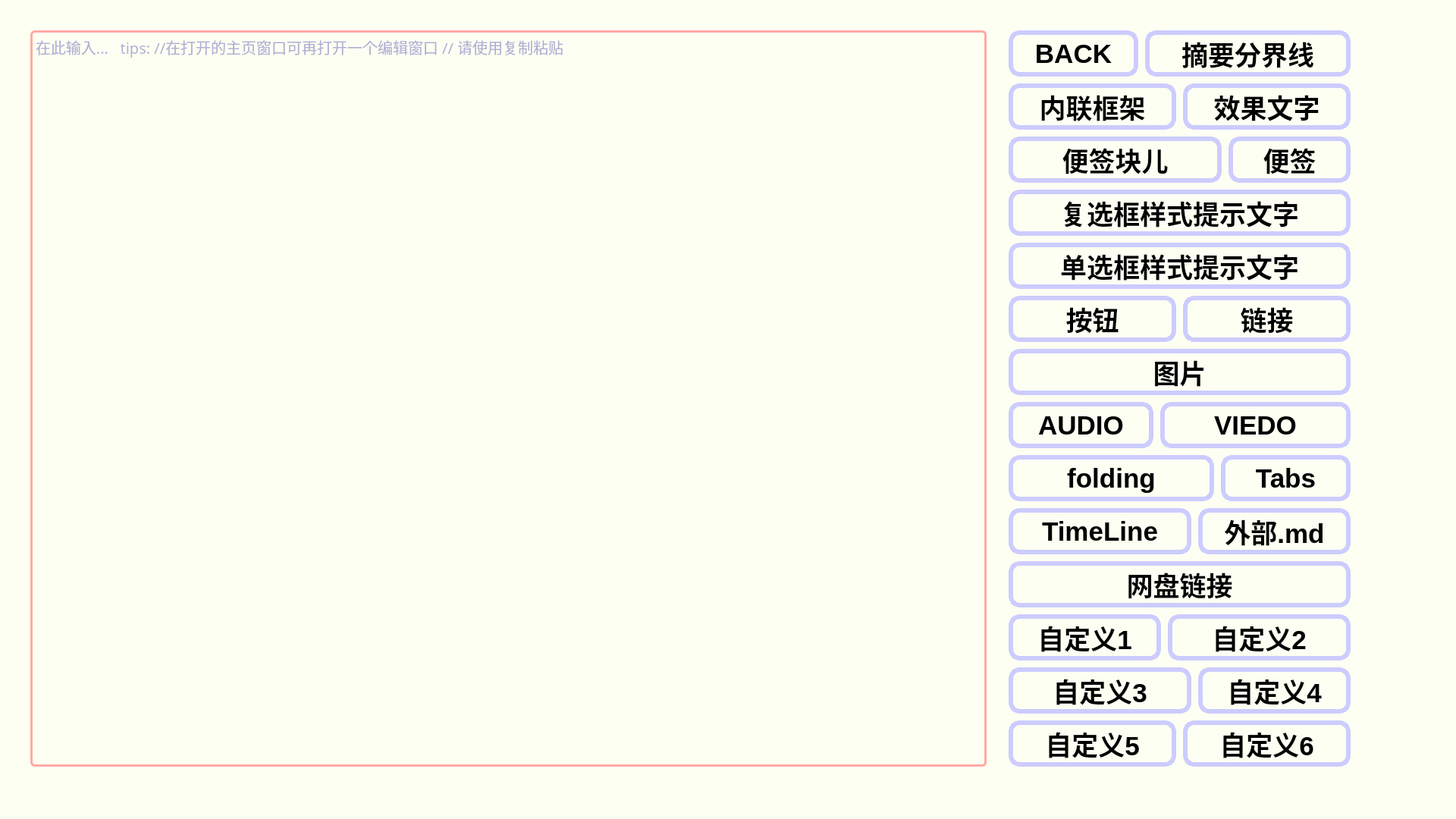
<?xml version="1.0" encoding="UTF-8"?>
<ui version="4.0">
 <class>edit_w</class>
 <widget class="QWidget" name="edit_w">
  <property name="geometry">
   <rect>
    <x>0</x>
    <y>0</y>
    <width>1920</width>
    <height>1080</height>
   </rect>
  </property>
  <property name="palette">
   <palette>
    <active>
     <colorrole role="Base">
      <brush brushstyle="SolidPattern">
       <color alpha="255">
        <red>255</red>
        <green>255</green>
        <blue>255</blue>
       </color>
      </brush>
     </colorrole>
     <colorrole role="Window">
      <brush brushstyle="SolidPattern">
       <color alpha="255">
        <red>254</red>
        <green>255</green>
        <blue>243</blue>
       </color>
      </brush>
     </colorrole>
    </active>
    <inactive>
     <colorrole role="Base">
      <brush brushstyle="SolidPattern">
       <color alpha="255">
        <red>255</red>
        <green>255</green>
        <blue>255</blue>
       </color>
      </brush>
     </colorrole>
     <colorrole role="Window">
      <brush brushstyle="SolidPattern">
       <color alpha="255">
        <red>254</red>
        <green>255</green>
        <blue>243</blue>
       </color>
      </brush>
     </colorrole>
    </inactive>
    <disabled>
     <colorrole role="Base">
      <brush brushstyle="SolidPattern">
       <color alpha="255">
        <red>254</red>
        <green>255</green>
        <blue>243</blue>
       </color>
      </brush>
     </colorrole>
     <colorrole role="Window">
      <brush brushstyle="SolidPattern">
       <color alpha="255">
        <red>254</red>
        <green>255</green>
        <blue>243</blue>
       </color>
      </brush>
     </colorrole>
    </disabled>
   </palette>
  </property>
  <property name="windowTitle">
   <string>Form</string>
  </property>
  <widget class="QTextEdit" name="textEdit">
   <property name="geometry">
    <rect>
     <x>40</x>
     <y>40</y>
     <width>1261</width>
     <height>971</height>
    </rect>
   </property>
   <property name="font">
    <font>
     <family>Fira Code</family>
     <pointsize>15</pointsize>
    </font>
   </property>
   <property name="styleSheet">
    <string notr="true"> font-family: Fira Code;
font-size: 15pt;
border: 3px solid #ffaaa5;
border-radius: 6px;
color: #5e63b6;
background: transparent;
selection-background-color: #a393eb;</string>
   </property>
   <property name="acceptRichText">
    <bool>false</bool>
   </property>
   <property name="placeholderText">
    <string>在此输入...   tips: //在打开的主页窗口可再打开一个编辑窗口 // 请使用复制粘贴</string>
   </property>
  </widget>
  <widget class="QPushButton" name="summary_btn">
   <property name="geometry">
    <rect>
     <x>1510</x>
     <y>40</y>
     <width>271</width>
     <height>61</height>
    </rect>
   </property>
   <property name="font">
    <font>
     <pointsize>-1</pointsize>
     <weight>75</weight>
     <bold>true</bold>
    </font>
   </property>
   <property name="cursor">
    <cursorShape>PointingHandCursor</cursorShape>
   </property>
   <property name="whatsThis">
    <string/>
   </property>
   <property name="layoutDirection">
    <enum>Qt::LeftToRight</enum>
   </property>
   <property name="styleSheet">
    <string notr="true">#summary_btn
{
	font-weight:bold;
    border-radius: 15px;
    font-size: 35px;
    color: black;
	border:6px solid #CCCCFF;
}

#summary_btn:hover {
    font-size: 45px;
    color: #CCCCFF;
}

#summary_btn:pressed {
	color:black;
    background:#CCCCFF; /* 按下颜色 */
	border:6px solid black;
}</string>
   </property>
   <property name="text">
    <string>摘要分界线</string>
   </property>
  </widget>
  <widget class="QPushButton" name="text_style_btn">
   <property name="geometry">
    <rect>
     <x>1560</x>
     <y>110</y>
     <width>221</width>
     <height>61</height>
    </rect>
   </property>
   <property name="font">
    <font>
     <pointsize>-1</pointsize>
     <weight>75</weight>
     <bold>true</bold>
    </font>
   </property>
   <property name="cursor">
    <cursorShape>PointingHandCursor</cursorShape>
   </property>
   <property name="whatsThis">
    <string/>
   </property>
   <property name="layoutDirection">
    <enum>Qt::LeftToRight</enum>
   </property>
   <property name="styleSheet">
    <string notr="true">#text_style_btn
{
	font-weight:bold;
    border-radius: 15px;
    font-size: 35px;
    color: black;
	border:6px solid #CCCCFF;
}

#text_style_btn:hover {
    font-size: 45px;
    color: #CCCCFF;
}

#text_style_btn:pressed {
	color:black;
    background:#CCCCFF; /* 按下颜色 */
	border:6px solid black;
}</string>
   </property>
   <property name="text">
    <string>效果文字</string>
   </property>
  </widget>
  <widget class="QPushButton" name="back_btn">
   <property name="geometry">
    <rect>
     <x>1330</x>
     <y>40</y>
     <width>171</width>
     <height>61</height>
    </rect>
   </property>
   <property name="font">
    <font>
     <pointsize>-1</pointsize>
     <weight>75</weight>
     <bold>true</bold>
    </font>
   </property>
   <property name="cursor">
    <cursorShape>PointingHandCursor</cursorShape>
   </property>
   <property name="whatsThis">
    <string/>
   </property>
   <property name="layoutDirection">
    <enum>Qt::LeftToRight</enum>
   </property>
   <property name="styleSheet">
    <string notr="true">#back_btn
{
	font-weight:bold;
    border-radius: 15px;
    font-size: 35px;
    color: black;
	border:6px solid #CCCCFF;
}

#back_btn:hover {
    font-size: 45px;
    color: #CCCCFF;
}

#back_btn:pressed {
	color:black;
    background:#CCCCFF; /* 按下颜色 */
	border:6px solid black;
}</string>
   </property>
   <property name="text">
    <string>BACK</string>
   </property>
  </widget>
  <widget class="QPushButton" name="url_btn">
   <property name="geometry">
    <rect>
     <x>1560</x>
     <y>390</y>
     <width>221</width>
     <height>61</height>
    </rect>
   </property>
   <property name="font">
    <font>
     <pointsize>-1</pointsize>
     <weight>75</weight>
     <bold>true</bold>
    </font>
   </property>
   <property name="cursor">
    <cursorShape>PointingHandCursor</cursorShape>
   </property>
   <property name="whatsThis">
    <string/>
   </property>
   <property name="layoutDirection">
    <enum>Qt::LeftToRight</enum>
   </property>
   <property name="styleSheet">
    <string notr="true">#url_btn
{
	font-weight:bold;
    border-radius: 15px;
    font-size: 35px;
    color: black;
	border:6px solid #CCCCFF;
}

#url_btn:hover {
    font-size: 45px;
    color: #CCCCFF;
}

#url_btn:pressed {
	color:black;
    background:#CCCCFF; /* 按下颜色 */
	border:6px solid black;
}</string>
   </property>
   <property name="text">
    <string>链接</string>
   </property>
  </widget>
  <widget class="QPushButton" name="img_btn">
   <property name="geometry">
    <rect>
     <x>1330</x>
     <y>460</y>
     <width>451</width>
     <height>61</height>
    </rect>
   </property>
   <property name="font">
    <font>
     <pointsize>-1</pointsize>
     <weight>75</weight>
     <bold>true</bold>
    </font>
   </property>
   <property name="cursor">
    <cursorShape>PointingHandCursor</cursorShape>
   </property>
   <property name="whatsThis">
    <string/>
   </property>
   <property name="layoutDirection">
    <enum>Qt::LeftToRight</enum>
   </property>
   <property name="styleSheet">
    <string notr="true">#img_btn
{
	font-weight:bold;
    border-radius: 15px;
    font-size: 35px;
    color: black;
	border:6px solid #CCCCFF;
}

#img_btn:hover {
    font-size: 45px;
    color: #CCCCFF;
}

#img_btn:pressed {
	color:black;
    background:#CCCCFF; /* 按下颜色 */
	border:6px solid black;
}</string>
   </property>
   <property name="text">
    <string>图片</string>
   </property>
  </widget>
  <widget class="QPushButton" name="frame_btn">
   <property name="geometry">
    <rect>
     <x>1330</x>
     <y>110</y>
     <width>221</width>
     <height>61</height>
    </rect>
   </property>
   <property name="font">
    <font>
     <pointsize>-1</pointsize>
     <weight>75</weight>
     <bold>true</bold>
    </font>
   </property>
   <property name="cursor">
    <cursorShape>PointingHandCursor</cursorShape>
   </property>
   <property name="whatsThis">
    <string/>
   </property>
   <property name="layoutDirection">
    <enum>Qt::LeftToRight</enum>
   </property>
   <property name="styleSheet">
    <string notr="true">#frame_btn
{
	font-weight:bold;
    border-radius: 15px;
    font-size: 35px;
    color: black;
	border:6px solid #CCCCFF;
}

#frame_btn:hover {
    font-size: 45px;
    color: #CCCCFF;
}

#frame_btn:pressed {
	color:black;
    background:#CCCCFF; /* 按下颜色 */
	border:6px solid black;
}</string>
   </property>
   <property name="text">
    <string>内联框架</string>
   </property>
  </widget>
  <widget class="QPushButton" name="note_btn">
   <property name="geometry">
    <rect>
     <x>1620</x>
     <y>180</y>
     <width>161</width>
     <height>61</height>
    </rect>
   </property>
   <property name="font">
    <font>
     <pointsize>-1</pointsize>
     <weight>75</weight>
     <bold>true</bold>
    </font>
   </property>
   <property name="cursor">
    <cursorShape>PointingHandCursor</cursorShape>
   </property>
   <property name="whatsThis">
    <string/>
   </property>
   <property name="layoutDirection">
    <enum>Qt::LeftToRight</enum>
   </property>
   <property name="styleSheet">
    <string notr="true">#note_btn
{
	font-weight:bold;
    border-radius: 15px;
    font-size: 35px;
    color: black;
	border:6px solid #CCCCFF;
}

#note_btn:hover {
    font-size: 45px;
    color: #CCCCFF;
}

#note_btn:pressed {
	color:black;
    background:#CCCCFF; /* 按下颜色 */
	border:6px solid black;
}</string>
   </property>
   <property name="text">
    <string>便签</string>
   </property>
  </widget>
  <widget class="QPushButton" name="check_box_btn">
   <property name="geometry">
    <rect>
     <x>1330</x>
     <y>250</y>
     <width>451</width>
     <height>61</height>
    </rect>
   </property>
   <property name="font">
    <font>
     <pointsize>-1</pointsize>
     <weight>75</weight>
     <bold>true</bold>
    </font>
   </property>
   <property name="cursor">
    <cursorShape>PointingHandCursor</cursorShape>
   </property>
   <property name="whatsThis">
    <string/>
   </property>
   <property name="layoutDirection">
    <enum>Qt::LeftToRight</enum>
   </property>
   <property name="styleSheet">
    <string notr="true">#check_box_btn
{
	font-weight:bold;
    border-radius: 15px;
    font-size: 35px;
    color: black;
	border:6px solid #CCCCFF;
}

#check_box_btn:hover {
    font-size: 45px;
    color: #CCCCFF;
}

#check_box_btn:pressed {
	color:black;
    background:#CCCCFF; /* 按下颜色 */
	border:6px solid black;
}</string>
   </property>
   <property name="text">
    <string>复选框样式提示文字</string>
   </property>
  </widget>
  <widget class="QPushButton" name="ratio_btn">
   <property name="geometry">
    <rect>
     <x>1330</x>
     <y>320</y>
     <width>451</width>
     <height>61</height>
    </rect>
   </property>
   <property name="font">
    <font>
     <pointsize>-1</pointsize>
     <weight>75</weight>
     <bold>true</bold>
    </font>
   </property>
   <property name="cursor">
    <cursorShape>PointingHandCursor</cursorShape>
   </property>
   <property name="whatsThis">
    <string/>
   </property>
   <property name="layoutDirection">
    <enum>Qt::LeftToRight</enum>
   </property>
   <property name="styleSheet">
    <string notr="true">#ratio_btn
{
	font-weight:bold;
    border-radius: 15px;
    font-size: 35px;
    color: black;
	border:6px solid #CCCCFF;
}

#ratio_btn:hover {
    font-size: 45px;
    color: #CCCCFF;
}

#ratio_btn:pressed {
	color:black;
    background:#CCCCFF; /* 按下颜色 */
	border:6px solid black;
}</string>
   </property>
   <property name="text">
    <string>单选框样式提示文字</string>
   </property>
  </widget>
  <widget class="QPushButton" name="btn_btn">
   <property name="geometry">
    <rect>
     <x>1330</x>
     <y>390</y>
     <width>221</width>
     <height>61</height>
    </rect>
   </property>
   <property name="font">
    <font>
     <pointsize>-1</pointsize>
     <weight>75</weight>
     <bold>true</bold>
    </font>
   </property>
   <property name="cursor">
    <cursorShape>PointingHandCursor</cursorShape>
   </property>
   <property name="whatsThis">
    <string/>
   </property>
   <property name="layoutDirection">
    <enum>Qt::LeftToRight</enum>
   </property>
   <property name="styleSheet">
    <string notr="true">#btn_btn
{
	font-weight:bold;
    border-radius: 15px;
    font-size: 35px;
    color: black;
	border:6px solid #CCCCFF;
}

#btn_btn:hover {
    font-size: 45px;
    color: #CCCCFF;
}

#btn_btn:pressed {
	color:black;
    background:#CCCCFF; /* 按下颜色 */
	border:6px solid black;
}</string>
   </property>
   <property name="text">
    <string>按钮</string>
   </property>
  </widget>
  <widget class="QPushButton" name="audio_btn">
   <property name="geometry">
    <rect>
     <x>1330</x>
     <y>530</y>
     <width>191</width>
     <height>61</height>
    </rect>
   </property>
   <property name="font">
    <font>
     <pointsize>-1</pointsize>
     <weight>75</weight>
     <bold>true</bold>
    </font>
   </property>
   <property name="cursor">
    <cursorShape>PointingHandCursor</cursorShape>
   </property>
   <property name="whatsThis">
    <string/>
   </property>
   <property name="layoutDirection">
    <enum>Qt::LeftToRight</enum>
   </property>
   <property name="styleSheet">
    <string notr="true">#audio_btn
{
	font-weight:bold;
    border-radius: 15px;
    font-size: 35px;
    color: black;
	border:6px solid #CCCCFF;
}

#audio_btn:hover {
    font-size: 45px;
    color: #CCCCFF;
}

#audio_btn:pressed {
	color:black;
    background:#CCCCFF; /* 按下颜色 */
	border:6px solid black;
}</string>
   </property>
   <property name="text">
    <string>AUDIO</string>
   </property>
  </widget>
  <widget class="QPushButton" name="viedo_btn">
   <property name="geometry">
    <rect>
     <x>1530</x>
     <y>530</y>
     <width>251</width>
     <height>61</height>
    </rect>
   </property>
   <property name="font">
    <font>
     <pointsize>-1</pointsize>
     <weight>75</weight>
     <bold>true</bold>
    </font>
   </property>
   <property name="cursor">
    <cursorShape>PointingHandCursor</cursorShape>
   </property>
   <property name="whatsThis">
    <string/>
   </property>
   <property name="layoutDirection">
    <enum>Qt::LeftToRight</enum>
   </property>
   <property name="styleSheet">
    <string notr="true">#viedo_btn
{
	font-weight:bold;
    border-radius: 15px;
    font-size: 35px;
    color: black;
	border:6px solid #CCCCFF;
}

#viedo_btn:hover {
    font-size: 45px;
    color: #CCCCFF;
}

#viedo_btn:pressed {
	color:black;
    background:#CCCCFF; /* 按下颜色 */
	border:6px solid black;
}</string>
   </property>
   <property name="text">
    <string>VIEDO</string>
   </property>
  </widget>
  <widget class="QPushButton" name="md_btn">
   <property name="geometry">
    <rect>
     <x>1580</x>
     <y>670</y>
     <width>201</width>
     <height>61</height>
    </rect>
   </property>
   <property name="font">
    <font>
     <pointsize>-1</pointsize>
     <weight>75</weight>
     <bold>true</bold>
    </font>
   </property>
   <property name="cursor">
    <cursorShape>PointingHandCursor</cursorShape>
   </property>
   <property name="whatsThis">
    <string/>
   </property>
   <property name="layoutDirection">
    <enum>Qt::LeftToRight</enum>
   </property>
   <property name="styleSheet">
    <string notr="true">#md_btn
{
	font-weight:bold;
    border-radius: 15px;
    font-size: 35px;
    color: black;
	border:6px solid #CCCCFF;
}

#md_btn:hover {
    font-size: 45px;
    color: #CCCCFF;
}

#md_btn:pressed {
	color:black;
    background:#CCCCFF; /* 按下颜色 */
	border:6px solid black;
}</string>
   </property>
   <property name="text">
    <string>外部.md</string>
   </property>
  </widget>
  <widget class="QPushButton" name="pandown_btn">
   <property name="geometry">
    <rect>
     <x>1330</x>
     <y>740</y>
     <width>451</width>
     <height>61</height>
    </rect>
   </property>
   <property name="font">
    <font>
     <pointsize>-1</pointsize>
     <weight>75</weight>
     <bold>true</bold>
    </font>
   </property>
   <property name="cursor">
    <cursorShape>PointingHandCursor</cursorShape>
   </property>
   <property name="whatsThis">
    <string/>
   </property>
   <property name="layoutDirection">
    <enum>Qt::LeftToRight</enum>
   </property>
   <property name="styleSheet">
    <string notr="true">#pandown_btn
{
	font-weight:bold;
    border-radius: 15px;
    font-size: 35px;
    color: black;
	border:6px solid #CCCCFF;
}

#pandown_btn:hover {
    font-size: 45px;
    color: #CCCCFF;
}

#pandown_btn:pressed {
	color:black;
    background:#CCCCFF; /* 按下颜色 */
	border:6px solid black;
}</string>
   </property>
   <property name="text">
    <string>网盘链接</string>
   </property>
  </widget>
  <widget class="QPushButton" name="folding_btn">
   <property name="geometry">
    <rect>
     <x>1330</x>
     <y>600</y>
     <width>271</width>
     <height>61</height>
    </rect>
   </property>
   <property name="font">
    <font>
     <pointsize>-1</pointsize>
     <weight>75</weight>
     <bold>true</bold>
    </font>
   </property>
   <property name="cursor">
    <cursorShape>PointingHandCursor</cursorShape>
   </property>
   <property name="whatsThis">
    <string/>
   </property>
   <property name="layoutDirection">
    <enum>Qt::LeftToRight</enum>
   </property>
   <property name="styleSheet">
    <string notr="true">#folding_btn
{
	font-weight:bold;
    border-radius: 15px;
    font-size: 35px;
    color: black;
	border:6px solid #CCCCFF;
}

#folding_btn:hover {
    font-size: 45px;
    color: #CCCCFF;
}

#folding_btn:pressed {
	color:black;
    background:#CCCCFF; /* 按下颜色 */
	border:6px solid black;
}</string>
   </property>
   <property name="text">
    <string>folding</string>
   </property>
  </widget>
  <widget class="QPushButton" name="note_block_btn">
   <property name="geometry">
    <rect>
     <x>1330</x>
     <y>180</y>
     <width>281</width>
     <height>61</height>
    </rect>
   </property>
   <property name="font">
    <font>
     <pointsize>-1</pointsize>
     <weight>75</weight>
     <bold>true</bold>
    </font>
   </property>
   <property name="cursor">
    <cursorShape>PointingHandCursor</cursorShape>
   </property>
   <property name="whatsThis">
    <string/>
   </property>
   <property name="layoutDirection">
    <enum>Qt::LeftToRight</enum>
   </property>
   <property name="styleSheet">
    <string notr="true">#note_block_btn
{
	font-weight:bold;
    border-radius: 15px;
    font-size: 35px;
    color: black;
	border:6px solid #CCCCFF;
}

#note_block_btn:hover {
    font-size: 45px;
    color: #CCCCFF;
}

#note_block_btn:pressed {
	color:black;
    background:#CCCCFF; /* 按下颜色 */
	border:6px solid black;
}</string>
   </property>
   <property name="text">
    <string>便签块儿</string>
   </property>
  </widget>
  <widget class="QPushButton" name="tabs_btn">
   <property name="geometry">
    <rect>
     <x>1610</x>
     <y>600</y>
     <width>171</width>
     <height>61</height>
    </rect>
   </property>
   <property name="font">
    <font>
     <pointsize>-1</pointsize>
     <weight>75</weight>
     <bold>true</bold>
    </font>
   </property>
   <property name="cursor">
    <cursorShape>PointingHandCursor</cursorShape>
   </property>
   <property name="whatsThis">
    <string/>
   </property>
   <property name="layoutDirection">
    <enum>Qt::LeftToRight</enum>
   </property>
   <property name="styleSheet">
    <string notr="true">#tabs_btn
{
	font-weight:bold;
    border-radius: 15px;
    font-size: 35px;
    color: black;
	border:6px solid #CCCCFF;
}

#tabs_btn:hover {
    font-size: 45px;
    color: #CCCCFF;
}

#tabs_btn:pressed {
	color:black;
    background:#CCCCFF; /* 按下颜色 */
	border:6px solid black;
}</string>
   </property>
   <property name="text">
    <string>Tabs</string>
   </property>
  </widget>
  <widget class="QPushButton" name="timeline_btn">
   <property name="geometry">
    <rect>
     <x>1330</x>
     <y>670</y>
     <width>241</width>
     <height>61</height>
    </rect>
   </property>
   <property name="font">
    <font>
     <pointsize>-1</pointsize>
     <weight>75</weight>
     <bold>true</bold>
    </font>
   </property>
   <property name="cursor">
    <cursorShape>PointingHandCursor</cursorShape>
   </property>
   <property name="whatsThis">
    <string/>
   </property>
   <property name="layoutDirection">
    <enum>Qt::LeftToRight</enum>
   </property>
   <property name="styleSheet">
    <string notr="true">#timeline_btn
{
	font-weight:bold;
    border-radius: 15px;
    font-size: 35px;
    color: black;
	border:6px solid #CCCCFF;
}

#timeline_btn:hover {
    font-size: 45px;
    color: #CCCCFF;
}

#timeline_btn:pressed {
	color:black;
    background:#CCCCFF; /* 按下颜色 */
	border:6px solid black;
}</string>
   </property>
   <property name="text">
    <string>TimeLine</string>
   </property>
  </widget>
  <widget class="QPushButton" name="self_defined_1_btn">
   <property name="geometry">
    <rect>
     <x>1330</x>
     <y>810</y>
     <width>201</width>
     <height>61</height>
    </rect>
   </property>
   <property name="font">
    <font>
     <pointsize>-1</pointsize>
     <weight>75</weight>
     <bold>true</bold>
    </font>
   </property>
   <property name="cursor">
    <cursorShape>PointingHandCursor</cursorShape>
   </property>
   <property name="whatsThis">
    <string/>
   </property>
   <property name="layoutDirection">
    <enum>Qt::LeftToRight</enum>
   </property>
   <property name="styleSheet">
    <string notr="true">#self_defined_1_btn
{
	font-weight:bold;
    border-radius: 15px;
    font-size: 35px;
    color: black;
	border:6px solid #CCCCFF;
}

#self_defined_1_btn:hover {
    font-size: 45px;
    color: #CCCCFF;
}

#self_defined_1_btn:pressed {
	color:black;
    background:#CCCCFF; /* 按下颜色 */
	border:6px solid black;
}</string>
   </property>
   <property name="text">
    <string>自定义1</string>
   </property>
  </widget>
  <widget class="QPushButton" name="self_defined_2_btn">
   <property name="geometry">
    <rect>
     <x>1540</x>
     <y>810</y>
     <width>241</width>
     <height>61</height>
    </rect>
   </property>
   <property name="font">
    <font>
     <pointsize>-1</pointsize>
     <weight>75</weight>
     <bold>true</bold>
    </font>
   </property>
   <property name="cursor">
    <cursorShape>PointingHandCursor</cursorShape>
   </property>
   <property name="whatsThis">
    <string/>
   </property>
   <property name="layoutDirection">
    <enum>Qt::LeftToRight</enum>
   </property>
   <property name="styleSheet">
    <string notr="true">#self_defined_2_btn
{
	font-weight:bold;
    border-radius: 15px;
    font-size: 35px;
    color: black;
	border:6px solid #CCCCFF;
}

#self_defined_2_btn:hover {
    font-size: 45px;
    color: #CCCCFF;
}

#self_defined_2_btn:pressed {
	color:black;
    background:#CCCCFF; /* 按下颜色 */
	border:6px solid black;
}</string>
   </property>
   <property name="text">
    <string>自定义2</string>
   </property>
  </widget>
  <widget class="QPushButton" name="self_defined_3_btn">
   <property name="geometry">
    <rect>
     <x>1330</x>
     <y>880</y>
     <width>241</width>
     <height>61</height>
    </rect>
   </property>
   <property name="font">
    <font>
     <pointsize>-1</pointsize>
     <weight>75</weight>
     <bold>true</bold>
    </font>
   </property>
   <property name="cursor">
    <cursorShape>PointingHandCursor</cursorShape>
   </property>
   <property name="whatsThis">
    <string/>
   </property>
   <property name="layoutDirection">
    <enum>Qt::LeftToRight</enum>
   </property>
   <property name="styleSheet">
    <string notr="true">#self_defined_3_btn
{
	font-weight:bold;
    border-radius: 15px;
    font-size: 35px;
    color: black;
	border:6px solid #CCCCFF;
}

#self_defined_3_btn:hover {
    font-size: 45px;
    color: #CCCCFF;
}

#self_defined_3_btn:pressed {
	color:black;
    background:#CCCCFF; /* 按下颜色 */
	border:6px solid black;
}</string>
   </property>
   <property name="text">
    <string>自定义3</string>
   </property>
  </widget>
  <widget class="QPushButton" name="self_defined_4_btn">
   <property name="geometry">
    <rect>
     <x>1580</x>
     <y>880</y>
     <width>201</width>
     <height>61</height>
    </rect>
   </property>
   <property name="font">
    <font>
     <pointsize>-1</pointsize>
     <weight>75</weight>
     <bold>true</bold>
    </font>
   </property>
   <property name="cursor">
    <cursorShape>PointingHandCursor</cursorShape>
   </property>
   <property name="whatsThis">
    <string/>
   </property>
   <property name="layoutDirection">
    <enum>Qt::LeftToRight</enum>
   </property>
   <property name="styleSheet">
    <string notr="true">#self_defined_4_btn
{
	font-weight:bold;
    border-radius: 15px;
    font-size: 35px;
    color: black;
	border:6px solid #CCCCFF;
}

#self_defined_4_btn:hover {
    font-size: 45px;
    color: #CCCCFF;
}

#self_defined_4_btn:pressed {
	color:black;
    background:#CCCCFF; /* 按下颜色 */
	border:6px solid black;
}</string>
   </property>
   <property name="text">
    <string>自定义4</string>
   </property>
  </widget>
  <widget class="QPushButton" name="self_defined_5_btn">
   <property name="geometry">
    <rect>
     <x>1330</x>
     <y>950</y>
     <width>221</width>
     <height>61</height>
    </rect>
   </property>
   <property name="font">
    <font>
     <pointsize>-1</pointsize>
     <weight>75</weight>
     <bold>true</bold>
    </font>
   </property>
   <property name="cursor">
    <cursorShape>PointingHandCursor</cursorShape>
   </property>
   <property name="whatsThis">
    <string/>
   </property>
   <property name="layoutDirection">
    <enum>Qt::LeftToRight</enum>
   </property>
   <property name="styleSheet">
    <string notr="true">#self_defined_5_btn
{
	font-weight:bold;
    border-radius: 15px;
    font-size: 35px;
    color: black;
	border:6px solid #CCCCFF;
}

#self_defined_5_btn:hover {
    font-size: 45px;
    color: #CCCCFF;
}

#self_defined_5_btn:pressed {
	color:black;
    background:#CCCCFF; /* 按下颜色 */
	border:6px solid black;
}</string>
   </property>
   <property name="text">
    <string>自定义5</string>
   </property>
  </widget>
  <widget class="QPushButton" name="self_defined_6_btn">
   <property name="geometry">
    <rect>
     <x>1560</x>
     <y>950</y>
     <width>221</width>
     <height>61</height>
    </rect>
   </property>
   <property name="font">
    <font>
     <pointsize>-1</pointsize>
     <weight>75</weight>
     <bold>true</bold>
    </font>
   </property>
   <property name="cursor">
    <cursorShape>PointingHandCursor</cursorShape>
   </property>
   <property name="whatsThis">
    <string/>
   </property>
   <property name="layoutDirection">
    <enum>Qt::LeftToRight</enum>
   </property>
   <property name="styleSheet">
    <string notr="true">#self_defined_6_btn
{
	font-weight:bold;
    border-radius: 15px;
    font-size: 35px;
    color: black;
	border:6px solid #CCCCFF;
}

#self_defined_6_btn:hover {
    font-size: 45px;
    color: #CCCCFF;
}

#self_defined_6_btn:pressed {
	color:black;
    background:#CCCCFF; /* 按下颜色 */
	border:6px solid black;
}</string>
   </property>
   <property name="text">
    <string>自定义6</string>
   </property>
  </widget>
 </widget>
 <resources/>
 <connections/>
</ui>
